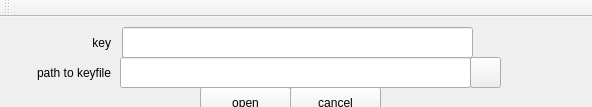
<?xml version="1.0" encoding="UTF-8"?>
<ui version="4.0">
 <class>MainWindow</class>
 <widget class="QMainWindow" name="MainWindow">
  <property name="geometry">
   <rect>
    <x>0</x>
    <y>0</y>
    <width>592</width>
    <height>107</height>
   </rect>
  </property>
  <property name="windowTitle">
   <string>key and key file plugin</string>
  </property>
  <widget class="QWidget" name="centralWidget">
   <widget class="QPushButton" name="pbOpen">
    <property name="geometry">
     <rect>
      <x>200</x>
      <y>70</y>
      <width>91</width>
      <height>31</height>
     </rect>
    </property>
    <property name="text">
     <string>&amp;open</string>
    </property>
   </widget>
   <widget class="QPushButton" name="pbCancel">
    <property name="geometry">
     <rect>
      <x>290</x>
      <y>70</y>
      <width>91</width>
      <height>31</height>
     </rect>
    </property>
    <property name="text">
     <string>&amp;cancel</string>
    </property>
   </widget>
   <widget class="QPushButton" name="pbKeyFile">
    <property name="geometry">
     <rect>
      <x>470</x>
      <y>40</y>
      <width>31</width>
      <height>31</height>
     </rect>
    </property>
    <property name="text">
     <string/>
    </property>
   </widget>
   <widget class="QLabel" name="label">
    <property name="geometry">
     <rect>
      <x>10</x>
      <y>40</y>
      <width>101</width>
      <height>31</height>
     </rect>
    </property>
    <property name="text">
     <string>path to keyfile</string>
    </property>
    <property name="alignment">
     <set>Qt::AlignRight|Qt::AlignTrailing|Qt::AlignVCenter</set>
    </property>
   </widget>
   <widget class="QLabel" name="label_2">
    <property name="geometry">
     <rect>
      <x>0</x>
      <y>10</y>
      <width>111</width>
      <height>31</height>
     </rect>
    </property>
    <property name="text">
     <string>key</string>
    </property>
    <property name="alignment">
     <set>Qt::AlignRight|Qt::AlignTrailing|Qt::AlignVCenter</set>
    </property>
   </widget>
   <widget class="QLineEdit" name="lineEditKey">
    <property name="geometry">
     <rect>
      <x>122</x>
      <y>10</y>
      <width>351</width>
      <height>31</height>
     </rect>
    </property>
   </widget>
   <widget class="QLineEdit" name="lineEditKeyFile">
    <property name="geometry">
     <rect>
      <x>120</x>
      <y>40</y>
      <width>351</width>
      <height>31</height>
     </rect>
    </property>
   </widget>
  </widget>
  <widget class="QToolBar" name="mainToolBar">
   <attribute name="toolBarArea">
    <enum>TopToolBarArea</enum>
   </attribute>
   <attribute name="toolBarBreak">
    <bool>false</bool>
   </attribute>
  </widget>
 </widget>
 <layoutdefault spacing="6" margin="11"/>
 <tabstops>
  <tabstop>lineEditKey</tabstop>
  <tabstop>lineEditKeyFile</tabstop>
  <tabstop>pbKeyFile</tabstop>
  <tabstop>pbOpen</tabstop>
  <tabstop>pbCancel</tabstop>
 </tabstops>
 <resources/>
 <connections/>
</ui>
